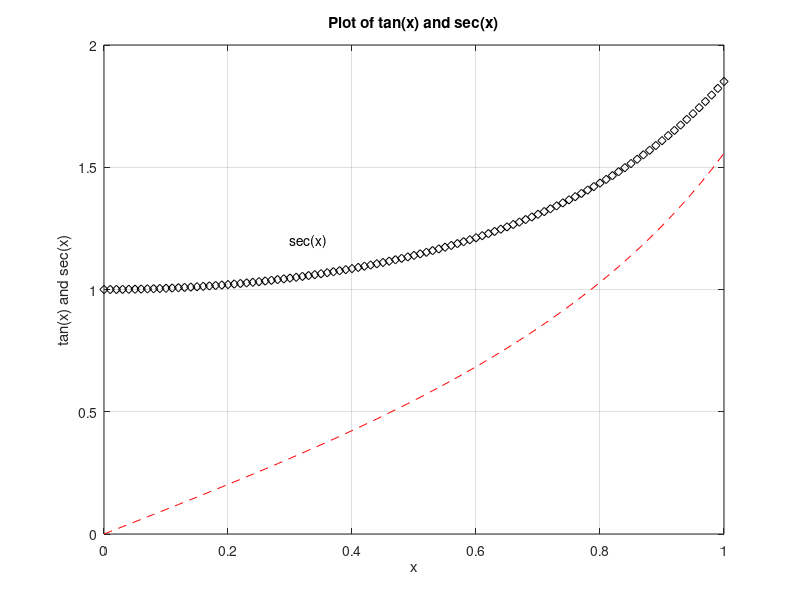

This figure's MATLAB source: (Note: this script raises an error after producing the figure.)
x=[0:0.01:1];
y1=tan(x);
y2=sec(x);
plot(x,y1,'r--',x,y2,'kd')
title('\bfPlot of tan(x) and sec(x)'), xlabel('x'), ylabel('tan(x) and sec(x)')
grid on
text(0.3,1.2,'sec(x)'), gtext('tan(x)')
